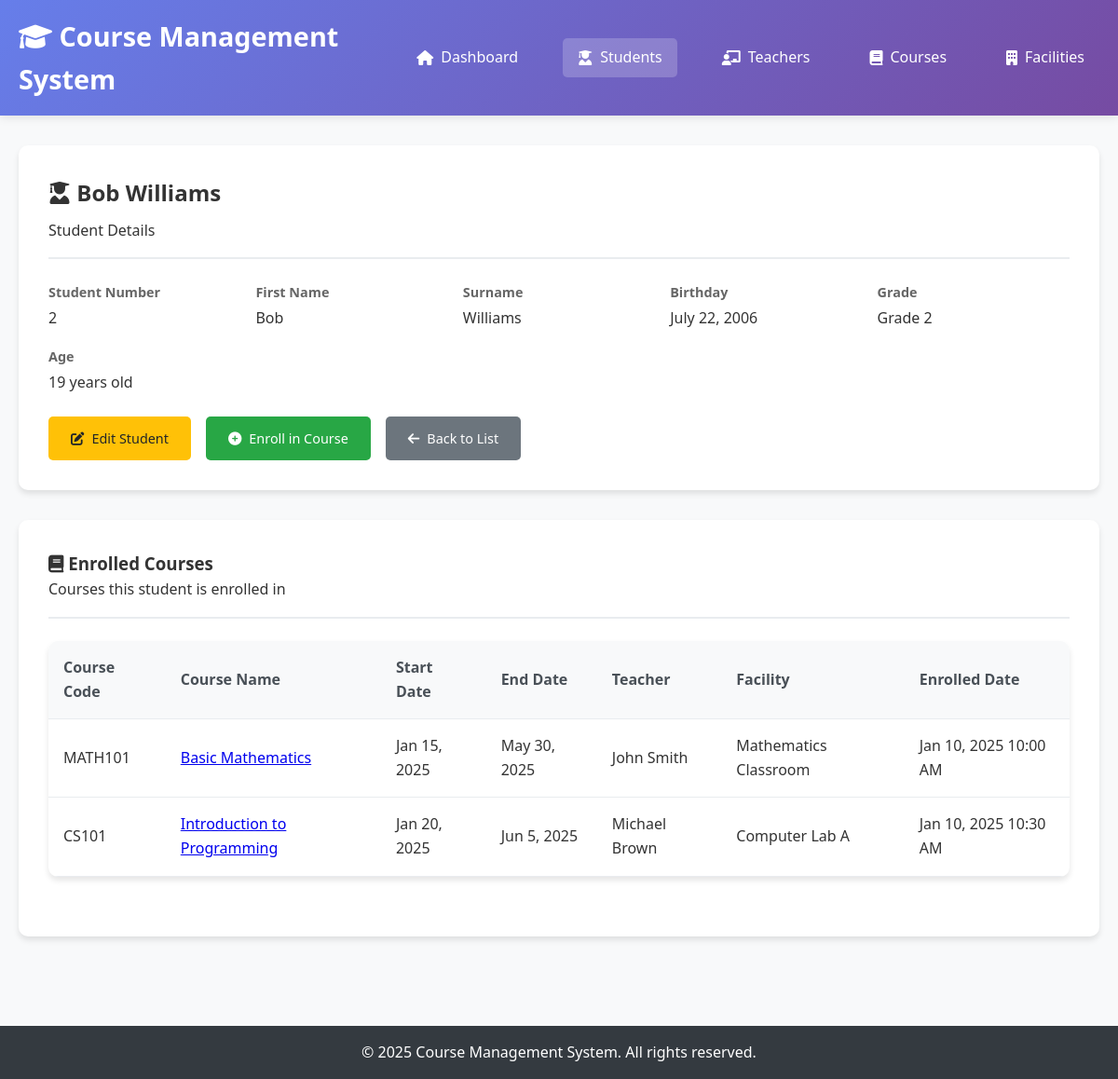
The app's page /students/view.php?id=2 with its own data.
### tables this page shows
CREATE TABLE students (
    student_number INT PRIMARY KEY AUTO_INCREMENT,
    first_name VARCHAR(50) NOT NULL,
    surname VARCHAR(50) NOT NULL,
    birthday DATE NOT NULL,
    grade INT NOT NULL CHECK (grade BETWEEN 1 AND 3)
);

CREATE TABLE course_logins (
    emblem INT PRIMARY KEY AUTO_INCREMENT,
    student_id INT,
    course_id VARCHAR(20),
    login_date_time DATETIME DEFAULT CURRENT_TIMESTAMP,
    FOREIGN KEY (student_id) REFERENCES students(student_number) ON DELETE CASCADE,
    FOREIGN KEY (course_id) REFERENCES courses(emblem) ON DELETE CASCADE,
    UNIQUE KEY unique_enrollment (student_id, course_id)
);

CREATE TABLE courses (
    emblem VARCHAR(20) PRIMARY KEY,
    name VARCHAR(100) NOT NULL,
    description TEXT,
    start_day DATE NOT NULL,
    rest_of_day DATE NOT NULL,
    teacher_id INT,
    facility_id VARCHAR(20),
    FOREIGN KEY (teacher_id) REFERENCES teachers(identification_number) ON DELETE SET NULL,
    FOREIGN KEY (facility_id) REFERENCES facilities(emblem) ON DELETE SET NULL
);

CREATE TABLE facilities (
    emblem VARCHAR(20) PRIMARY KEY,
    name VARCHAR(100) NOT NULL,
    capacity INT NOT NULL
);

### config/database.php (called while the page is built, shortened)
<?php
function executeQuery($pdo, $sql, $params = []) {
    try {
        $stmt = $pdo->prepare($sql);
        $stmt->execute($params);
        return $stmt;
    } catch(PDOException $e) {
        throw new Exception("Query failed: " . $e->getMessage());
    }
}
function getRecordById($pdo, $table, $idColumn, $id) {
    $stmt = executeQuery($pdo, "SELECT * FROM $table WHERE $idColumn = ?", [$id]);
    return $stmt->fetch();
}
?>

### students/view.php (the view, shortened to what this page needs)
<?php
require_once '../config/database.php';
$student_id = $_GET['id'] ?? null;
try {
    $student = getRecordById($pdo, 'students', 'student_number', $student_id);
    $sql = "SELECT c.emblem, c.name, c.start_day, c.rest_of_day,
                   CONCAT(t.first_name, ' ', t.surname) as teacher_name,
                   f.name as facility_name,
                   cl.login_date_time
            FROM course_logins cl
            JOIN courses c ON cl.course_id = c.emblem
            LEFT JOIN teachers t ON c.teacher_id = t.identification_number
            LEFT JOIN facilities f ON c.facility_id = f.emblem
            WHERE cl.student_id = ?
            ORDER BY c.start_day";
    $stmt = executeQuery($pdo, $sql, [$student_id]);
    $enrolledCourses = $stmt->fetchAll();
} catch(Exception $e) {
    $error = "Error loading student details: " . $e->getMessage();
}
?>
<!DOCTYPE html>
<html lang="en">
<head>
    <link rel="stylesheet" href="../css/style.css">
    <link href="https://cdnjs.cloudflare.com/ajax/libs/font-awesome/6.0.0/css/all.min.css" rel="stylesheet">
</head>
<body>
    <header>
        <nav class="navbar">
            <div class="nav-container">
                <h1><i class="fas fa-graduation-cap"></i> Course Management System</h1>
                <ul class="nav-menu">
                    <li><a href="../index.php"><i class="fas fa-home"></i> Dashboard</a></li>
                    <li><a href="index.php" class="active"><i class="fas fa-user-graduate"></i> Students</a></li>
                    <li><a href="../teachers/index.php"><i class="fas fa-chalkboard-teacher"></i> Teachers</a></li>
                    <li><a href="../courses/index.php"><i class="fas fa-book"></i> Courses</a></li>
                    <li><a href="../facilities/index.php"><i class="fas fa-building"></i> Facilities</a></li>
                </ul>
            </div>
        </nav>
    </header>
    <main class="main-content">
        <div class="container">
            <?php if (isset($student)): ?>
                <div class="detail-card">
                    <div class="detail-header">
                        <h2><i class="fas fa-user-graduate"></i> <?= htmlspecialchars($student['first_name'] . ' ' . $student['surname']) ?></h2>
                        <p>Student Details</p>
                    </div>
                    <div class="detail-info">
                        <div class="info-item">
                            <span class="info-label">Student Number</span>
                            <span class="info-value"><?= htmlspecialchars($student['student_number']) ?></span>
                        </div>
                        <div class="info-item">
                            <span class="info-label">First Name</span>
                            <span class="info-value"><?= htmlspecialchars($student['first_name']) ?></span>
                        </div>
                        <div class="info-item">
                            <span class="info-label">Surname</span>
                            <span class="info-value"><?= htmlspecialchars($student['surname']) ?></span>
                        </div>
                        <div class="info-item">
                            <span class="info-label">Birthday</span>
                            <span class="info-value"><?= date('F j, Y', strtotime($student['birthday'])) ?></span>
                        </div>
                        <div class="info-item">
                            <span class="info-label">Grade</span>
                            <span class="info-value">Grade <?= htmlspecialchars($student['grade']) ?></span>
                        </div>
                        <div class="info-item">
                            <span class="info-label">Age</span>
                            <span class="info-value">
                                <?php
                                $birthDate = new DateTime($student['birthday']);
                                $today = new DateTime();
                                $age = $today->diff($birthDate)->y;
                                echo $age . ' years old';
                                ?>
                            </span>
                        </div>
                    </div>
                    <div class="action-buttons">
                        <a href="edit.php?id=<?= $student['student_number'] ?>" class="btn btn-warning">
                            <i class="fas fa-edit"></i> Edit Student
                        </a>
                        <a href="enroll.php?id=<?= $student['student_number'] ?>" class="btn btn-success">
                            <i class="fas fa-plus-circle"></i> Enroll in Course
                        </a>
                        <a href="index.php" class="btn btn-secondary">
                            <i class="fas fa-arrow-left"></i> Back to List
                        </a>
                    </div>
                </div>
                <div class="detail-card">
                    <div class="detail-header">
                        <h3><i class="fas fa-book"></i> Enrolled Courses</h3>
                        <p>Courses this student is enrolled in</p>
                    </div>
                    <?php if (count($enrolledCourses) > 0): ?>
                        <div class="table">
                            <table>
                                <thead>
                                    <tr>
                                        <th>Course Code</th>
                                        <th>Course Name</th>
                                        <th>Start Date</th>
                                        <th>End Date</th>
                                        <th>Teacher</th>
                                        <th>Facility</th>
                                        <th>Enrolled Date</th>
                                    </tr>
                                </thead>
                                <tbody>
                                    <?php foreach ($enrolledCourses as $course): ?>
                                        <tr>
                                            <td><?= htmlspecialchars($course['emblem']) ?></td>
                                            <td>
                                                <a href="../courses/view.php?id=<?= $course['emblem'] ?>">
                                                    <?= htmlspecialchars($course['name']) ?>
                                                </a>
                                            </td>
                                            <td><?= date('M j, Y', strtotime($course['start_day'])) ?></td>
                                            <td><?= date('M j, Y', strtotime($course['rest_of_day'])) ?></td>
                                            <td><?= htmlspecialchars($course['teacher_name'] ?: 'No teacher assigned') ?></td>
                                            <td><?= htmlspecialchars($course['facility_name'] ?: 'No facility assigned') ?></td>
                                            <td><?= date('M j, Y g:i A', strtotime($course['login_date_time'])) ?></td>
                                        </tr>
                                    <?php endforeach; ?>
                                </tbody>
                            </table>
                        </div>
                    <?php endif; ?>
                </div>
            <?php endif; ?>
        </div>
    </main>
    <footer>
        <div class="container">
            <p>&copy; 2025 Course Management System. All rights reserved.</p>
        </div>
    </footer>
</body>
</html>

### css/style.css (style rules this page uses)
* { margin: 0; padding: 0; box-sizing: border-box; }
body { font-family: 'Segoe UI', Tahoma, Geneva, Verdana, sans-serif; line-height: 1.6; color: #333; background-color: #f8f9fa; }
.container { max-width: 1200px; margin: 0 auto; padding: 0 20px; }
header { background: linear-gradient(135deg, #667eea 0%, #764ba2 100%); color: white; box-shadow: 0 2px 10px rgba(0,0,0,0.1); }
.navbar { padding: 1rem 0; }
.nav-container { display: flex; justify-content: space-between; align-items: center; max-width: 1200px; margin: 0 auto; padding: 0 20px; }
.navbar h1 { font-size: 1.8rem; font-weight: 600; }
.nav-menu { display: flex; list-style: none; gap: 2rem; }
.nav-menu a { color: white; text-decoration: none; padding: 0.5rem 1rem; border-radius: 5px; transition: background-color 0.3s; display: flex; align-items: center; gap: 0.5rem; }
.nav-menu a:hover, .nav-menu a.active { background-color: rgba(255,255,255,0.2); }
.main-content { min-height: calc(100vh - 120px); padding: 2rem 0; }
.action-buttons { display: flex; gap: 1rem; flex-wrap: wrap; }
.btn { display: inline-flex; align-items: center; gap: 0.5rem; padding: 0.75rem 1.5rem; border: none; border-radius: 5px; text-decoration: none; font-weight: 500; cursor: pointer; transition: all 0.3s; font-size: 0.9rem; }
.btn-secondary { background: #6c757d; color: white; }
.btn-success { background: #28a745; color: white; }
.btn-warning { background: #ffc107; color: #212529; }
.table { width: 100%; background: white; border-radius: 10px; overflow: hidden; box-shadow: 0 4px 6px rgba(0,0,0,0.1); margin-bottom: 2rem; }
.table table { width: 100%; border-collapse: collapse; }
.table th, .table td { padding: 1rem; text-align: left; border-bottom: 1px solid #e9ecef; }
.table th { background: #f8f9fa; font-weight: 600; color: #495057; }
.detail-card { background: white; padding: 2rem; border-radius: 10px; box-shadow: 0 4px 6px rgba(0,0,0,0.1); margin-bottom: 2rem; }
.detail-header { border-bottom: 2px solid #e9ecef; padding-bottom: 1rem; margin-bottom: 1.5rem; }
.detail-header h2 { color: #333; margin-bottom: 0.5rem; }
.detail-info { display: grid; grid-template-columns: repeat(auto-fit, minmax(200px, 1fr)); gap: 1rem; margin-bottom: 1.5rem; }
.info-item { display: flex; flex-direction: column; }
.info-label { font-weight: 600; color: #666; font-size: 0.9rem; margin-bottom: 0.25rem; }
.info-value { color: #333; font-size: 1rem; }
footer { background: #343a40; color: white; text-align: center; padding: 1rem 0; margin-top: 2rem; }

### records on screen
students: first_name+surname "Bob Williams", student_number "2", first_name "Bob", surname "Williams", birthday "July 22, 2006", grade "2"
course_logins: course.emblem "MATH101", course.name "Basic Mathematics", course.start_day "Jan 15, 2025", course.rest_of_day "May 30, 2025", teacher_name "John Smith", facilities.name "Mathematics Classroom", login_date_time "Jan 10, 2025 10:00 AM"
course_logins: course.emblem "CS101", course.name "Introduction to Programming", course.start_day "Jan 20, 2025", course.rest_of_day "Jun 5, 2025", teacher_name "Michael Brown", facilities.name "Computer Lab A", login_date_time "Jan 10, 2025 10:30 AM"
